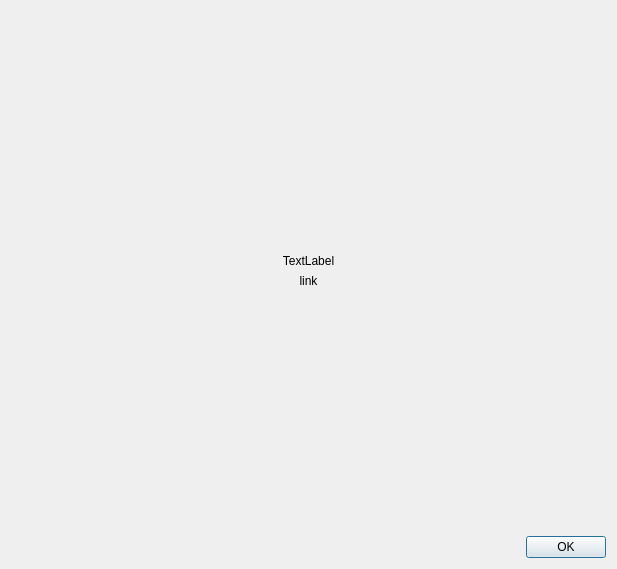
<?xml version="1.0" encoding="UTF-8"?>
<ui version="4.0">
 <class>QrCodeWindow</class>
 <widget class="QDialog" name="QrCodeWindow">
  <property name="geometry">
   <rect>
    <x>0</x>
    <y>0</y>
    <width>617</width>
    <height>569</height>
   </rect>
  </property>
  <property name="windowTitle">
   <string>Dialog</string>
  </property>
  <layout class="QVBoxLayout" name="verticalLayout">
   <item>
    <spacer name="verticalSpacer_2">
     <property name="orientation">
      <enum>Qt::Orientation::Vertical</enum>
     </property>
     <property name="sizeHint" stdset="0">
      <size>
       <width>20</width>
       <height>40</height>
      </size>
     </property>
    </spacer>
   </item>
   <item>
    <widget class="QLabel" name="QRCode">
     <property name="text">
      <string>TextLabel</string>
     </property>
     <property name="alignment">
      <set>Qt::AlignmentFlag::AlignCenter</set>
     </property>
    </widget>
   </item>
   <item>
    <widget class="QLabel" name="QRLink">
     <property name="text">
      <string>link</string>
     </property>
     <property name="alignment">
      <set>Qt::AlignmentFlag::AlignCenter</set>
     </property>
    </widget>
   </item>
   <item>
    <spacer name="verticalSpacer">
     <property name="orientation">
      <enum>Qt::Orientation::Vertical</enum>
     </property>
     <property name="sizeHint" stdset="0">
      <size>
       <width>20</width>
       <height>40</height>
      </size>
     </property>
    </spacer>
   </item>
   <item>
    <widget class="QDialogButtonBox" name="buttonBox">
     <property name="orientation">
      <enum>Qt::Orientation::Horizontal</enum>
     </property>
     <property name="standardButtons">
      <set>QDialogButtonBox::StandardButton::Ok</set>
     </property>
    </widget>
   </item>
  </layout>
 </widget>
 <resources/>
 <connections>
  <connection>
   <sender>buttonBox</sender>
   <signal>accepted()</signal>
   <receiver>QrCodeWindow</receiver>
   <slot>accept()</slot>
   <hints>
    <hint type="sourcelabel">
     <x>248</x>
     <y>254</y>
    </hint>
    <hint type="destinationlabel">
     <x>157</x>
     <y>274</y>
    </hint>
   </hints>
  </connection>
  <connection>
   <sender>buttonBox</sender>
   <signal>rejected()</signal>
   <receiver>QrCodeWindow</receiver>
   <slot>reject()</slot>
   <hints>
    <hint type="sourcelabel">
     <x>316</x>
     <y>260</y>
    </hint>
    <hint type="destinationlabel">
     <x>286</x>
     <y>274</y>
    </hint>
   </hints>
  </connection>
 </connections>
</ui>
